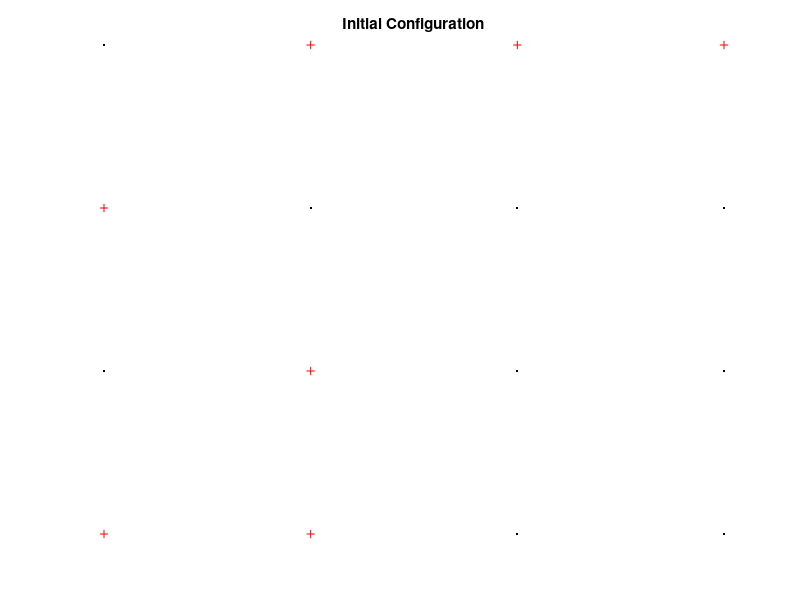

Write MATLAB code to recreate this figure. (Note: this script raises an error after producing the figure.)
% Ising_model_2D_fixed_T.m

% This script performs a single simulation of a Monte Carlo 2D Ising Model 
% scheme at a given temperature and plots the resulting system.

% Work by Tiago Correia 
% Winter 2015

% Number of steps the simulation is allowed to run for.
nsteps = 10^2;      
% Fix temperature.
beta = 100;         
% Initialize magnetization.
M = 0;              

d = zeros(nsteps,1);
H = zeros(nsteps,1);

% Size of the grid (note that each grid has grid_size^2 elements.
grid_side = 4;      
grid = ones(grid_side,grid_side); 

for i = 1:grid_side  
    for j = 1:grid_side
        % Populate lattice with +1/-1 (random).
        grid(i,j) = grid(i,j) - 2*fix(2*rand);
    end
end

% Plots initial configuration.

figure(1)
title('Initial Configuration')
hold on
axis off
for i = 1:grid_side
    for j = 1:grid_side
        if(grid(i,j) == 1)  
            % Up mag. moment.
            plot(i,j,'+r')
        else
            % Down mag. moment.
            plot(i,j,'.k')  
        end
    end
end

% Calculate initial energy.
H(1) = calc_energ2d(grid);
accept = 0;

for t = 2:nsteps
    % Choose row and column of index to flip (randomly).
    flip_i = randi(grid_side);
    flip_j = randi(grid_side);
    
    % Propose new state.
    grid_new = grid;
    grid_new(flip_i, flip_j) = -grid_new(flip_i, flip_j);
    
    % Calculate new energy.
    H_new = single_calc_energ2d(grid_new, flip_i, flip_j);
    
    % Record old energy.
    H_old = single_calc_energ2d(grid, flip_i, flip_j);
    
    h = min(1,exp(-beta*(H_new - H_old)));
    
    % Accept state change, update grid and energy.
    if (rand < h)      
        grid = grid_new;
        H(t) = H(t-1) + (H_new - H_old);
        accept = accept+1;
    else
        % Don't accept, grid and energy stay the same.
        H(t) = H(t-1);  
    end
    Mx = sum(sum(grid));
    % To obtain avg mag. mom.
    M = M + Mx;        
    d(t) = Mx;
end

figure(2)
histogram(d)
title('Histogram of Magnetic Moment Distribution')
ylabel('Frequency')
xlabel('Magnetic Moment')
figure(3)
hold on
axis off

% Plots final configuration of the system.
for i = 1:grid_side
    for j = 1:grid_side
        if(grid(i,j) == 1)  
            % Up mag. moment.
            plot(i,j,'+r')
        else
            % Down mag. moment.
            plot(i,j,'.k')  
        end
    end
end
title('Final Configuration')

